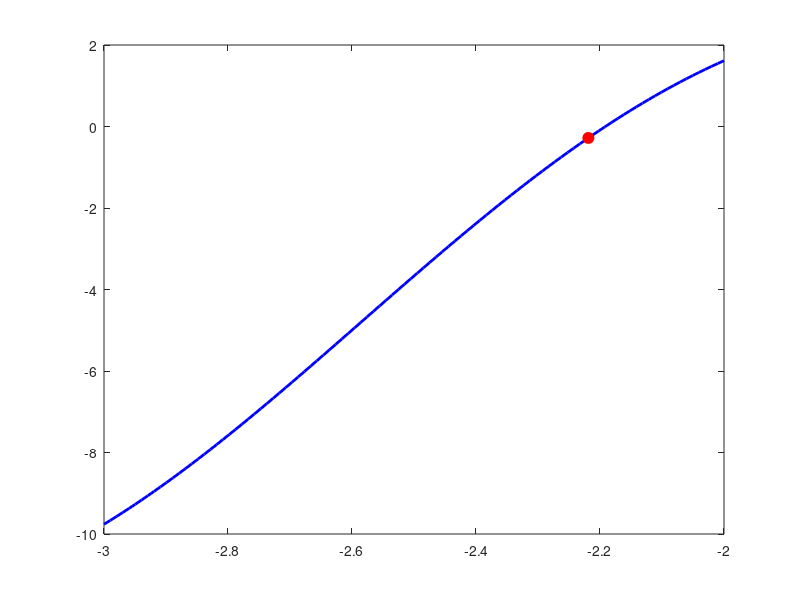

Reproduce this figure in MATLAB. (Note: this script raises an error after producing the figure.)
clc; clear; close all;

f = @(x) 2*x.*cos(2*x) - (x+1).^2;
a = -3;
b = -2;
xr_real = -2.1913;
N = 5;

fprintf('Iteración    x_i        a        b        Error relativo (%%)\n');
fprintf('------------------------------------------------------------\n');

for i = 1:N
    xi = (a + b) / 2;
    fa = f(a);
    fx = f(xi);
    
    if i == 1
        er = NaN;
    else
        er = abs((xi - xr_real) / xr_real) * 100;
    end
    
    fprintf('%4d    %8.4f   %8.4f   %8.4f   %8.4f\n', i, xi, a, b, er);
    
    if fa * fx < 0
        b = xi;
    else
        a = xi;
    end
end

x_vals = linspace(-3, -2, 100);
y_vals = f(x_vals);

figure;
plot(x_vals, y_vals, 'b', 'LineWidth', 2);
hold on;
plot(xi, f(xi), 'ro', 'MarkerFaceColor', 'r', 'MarkerSize', 8);
yline(0, '--k');
xlabel('x');
ylabel('f(x)');
title('Método de Bisección');
grid on;
legend('f(x)', 'Raíz estimada');
hold off;